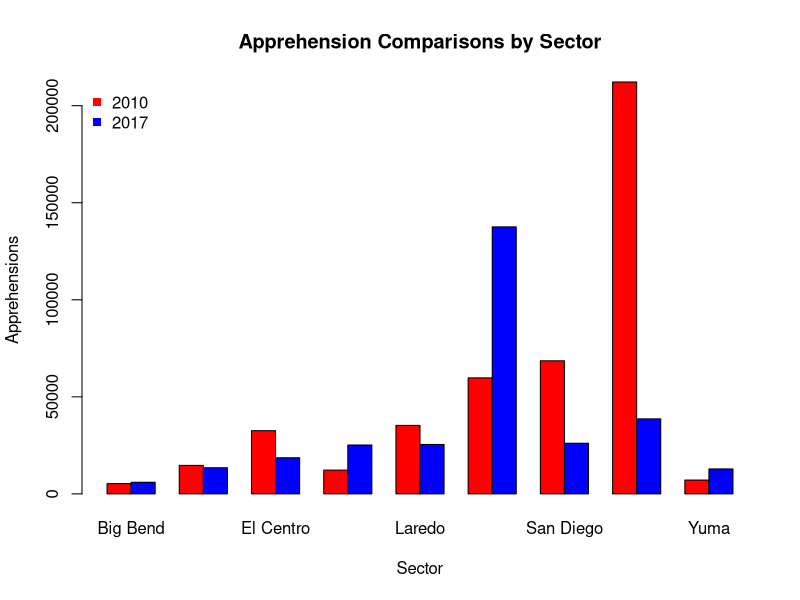
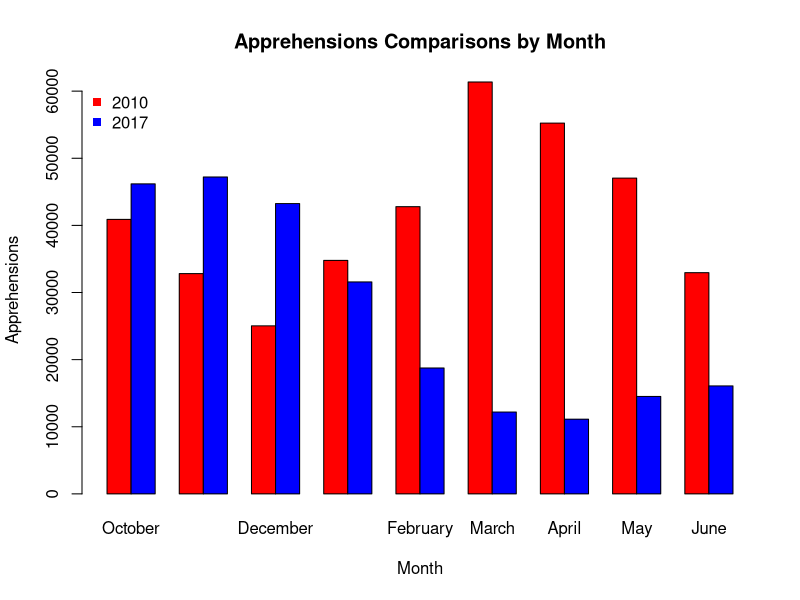
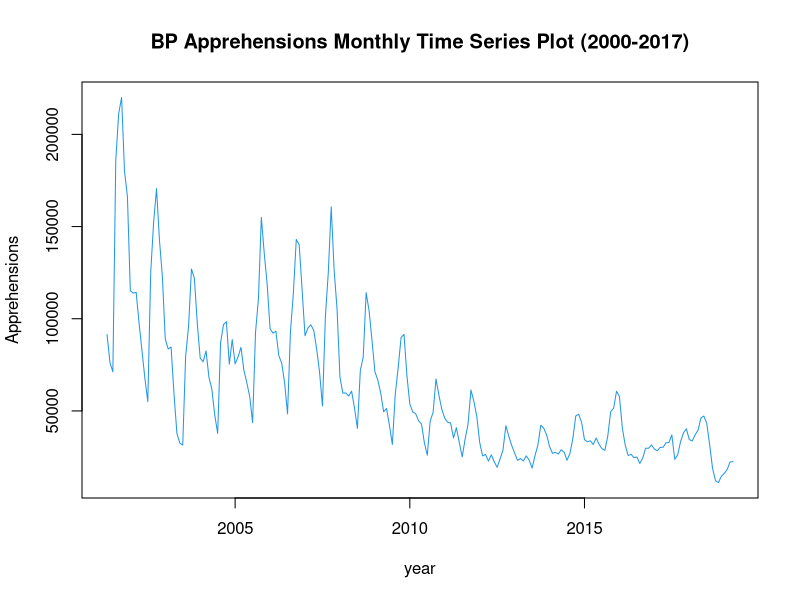

Source code (R) for these figures, in order:
A2010 <- read.csv("BP Apprehensions 2010.csv", header = TRUE, stringsAsFactors = FALSE)
A2017 <- read.csv("BP Apprehensions 2017.csv", header = TRUE, stringsAsFactors = FALSE)
A2000.2017 <- read.csv("BP monthly summaries.csv", header = TRUE, stringsAsFactors = FALSE)


rowtotals <- function(x){
  rownames(x) <- x[,1]
  x <-  subset(x, select= -c(Sector))
  x <- rbind(x, colSums(x))
  rownames(x) <- c(rownames(x)[-length(rownames(x))], "Total")
  x <- data.frame(x)
  return(data.frame(x))
}

# editing data frames

rownames(A2010) <- A2010[,1]
A2010 <-  subset(A2010, select= -c(Sector))
## rbind ColSums to dataframe
A2010 <- rbind(A2010, colSums(A2010))
## rename the row with column totals "Total"
rownames(A2010) <- c(rownames(A2010)[-length(rownames(A2010))], "Total")
## cbind rowSums to dataframd
A2010 <- cbind(A2010,rowSums(A2010))
## rename last column "Totals
colnames(A2010) <- c(colnames(A2010)[-length(colnames(A2010))], "Total")

rownames(A2017) <- A2017[,1]
A2017 <-  subset(A2017, select= -c(Sector))
## rbind ColSums to dataframe
A2017 <- rbind(A2017, colSums(A2017))
## rename the row with column totals "Total"
rownames(A2017) <- c(rownames(A2017)[-length(rownames(A2017))], "Total")
## cbind rowSums to dataframd
A2017 <- cbind(A2017,rowSums(A2017))
## rename last column "Totals
colnames(A2017) <- c(colnames(A2017)[-length(colnames(A2017))], "Total")


## Barplots

compsect2010 <- as.data.frame(matrix(c(A2010[1,13],A2010[2,13],A2010[3,13],A2010[4,13],A2010[5,13],A2010[6,13],A2010[7,13],A2010[8,13],A2010[9,13]), nrow = 1))
colnames(compsect2010) <- rownames(A2010)[1:9]
compsect2017 <- as.data.frame(matrix(c(A2017[1,13],A2017[2,13],A2017[3,13],A2017[4,13],A2017[5,13],A2017[6,13],A2017[7,13],A2017[8,13],A2017[9,13]), nrow = 1))
colnames(compsect2017) <- rownames(A2010)[1:9]
compsect10.17 <- rbind(compsect2010, compsect2017)
barplot(as.matrix(compsect10.17), beside = TRUE, col = c("red", "blue"), bty="n", ylab = "Apprehensions", xlab = "Sector")
legend("topleft", c("2010","2017"), pch=15,  col=c("red","blue"),  bty="n")        
title("Apprehension Comparisons by Sector")

compmnth2010 <- as.data.frame(matrix(c(A2010[10,1],A2010[10,2],A2010[10,3],A2010[10,4],A2010[10,5],A2010[10,6],A2010[10,7],A2010[10,8],A2010[10,9]), nrow = 1))
colnames(compmnth2010) <- colnames(A2010)[1:9]
compmnth2017 <- as.data.frame(matrix(c(A2017[10,1],A2017[10,2],A2017[10,3],A2017[10,4],A2017[10,5],A2017[10,6],A2017[10,7],A2017[10,8],A2017[10,9]), nrow = 1))
colnames(compmnth2017) <- colnames(A2010)[1:9]
compmnth10.17 <- rbind(compmnth2010, compmnth2017)
barplot(as.matrix(compmnth10.17), beside = TRUE, col = c("red", "blue"), bty="n", ylab = "Apprehensions", xlab = "Month")
legend("topleft", c("2010","2017"), pch=15,  col=c("red","blue"),  bty="n")
title("Apprehensions Comparisons by Month")


# analysis t-tests

maxsect2010 <- as.numeric(as.vector(A2010[8,1:12]))
maxsect2017 <- as.numeric(as.vector(A2017[6,1:12]))
var.test(maxsect2010, maxsect2017)
t.test(maxsect2010, maxsect2017, var.equal = TRUE)  

max3mnth2010 <- c(A2010$March[1:9],A2010$April[1:9],A2010$May[1:9])
max3mnth2017 <- c(A2017$October[1:9], A2017$November[1:9], A2017$December[1:9])
var.test(max3mnth2010, max3mnth2017)
t.test(max3mnth2010, max3mnth2017, var.equal = TRUE) 

# time series plot

x1 <- A2000.2017[order(nrow(A2000.2017):1),]
ts1 <- x1[,2:13]
ts2 <- as.vector(t(ts1))
ts3 <- ts(ts2, start = c(2000,17), frequency=12)
ts.plot(ts3, gpars=list(main = "BP Apprehensions Monthly Time Series Plot (2000-2017)",xlab="year", ylab="Apprehensions",lty=c(1:3),col=4))

